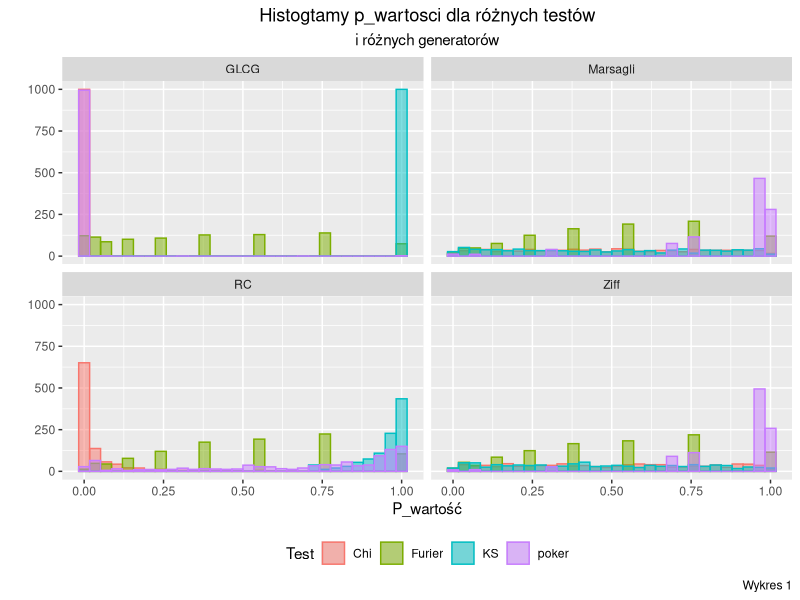
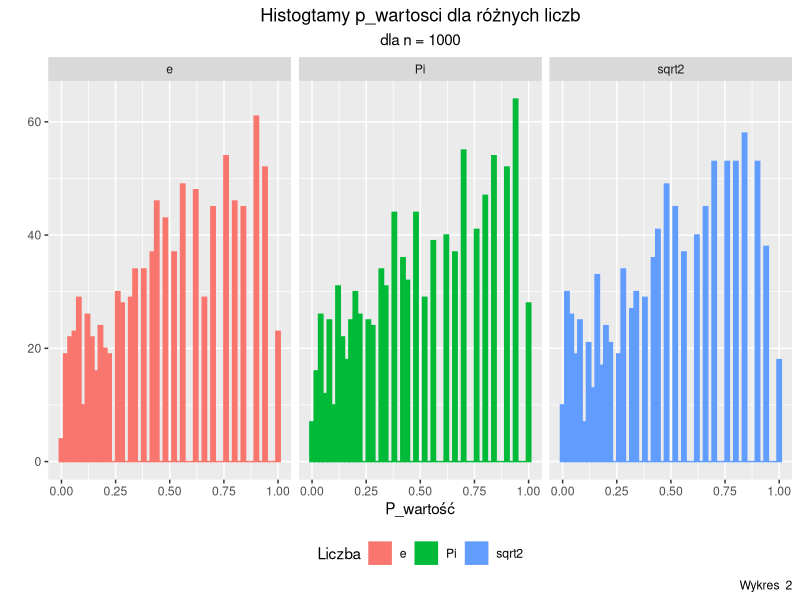
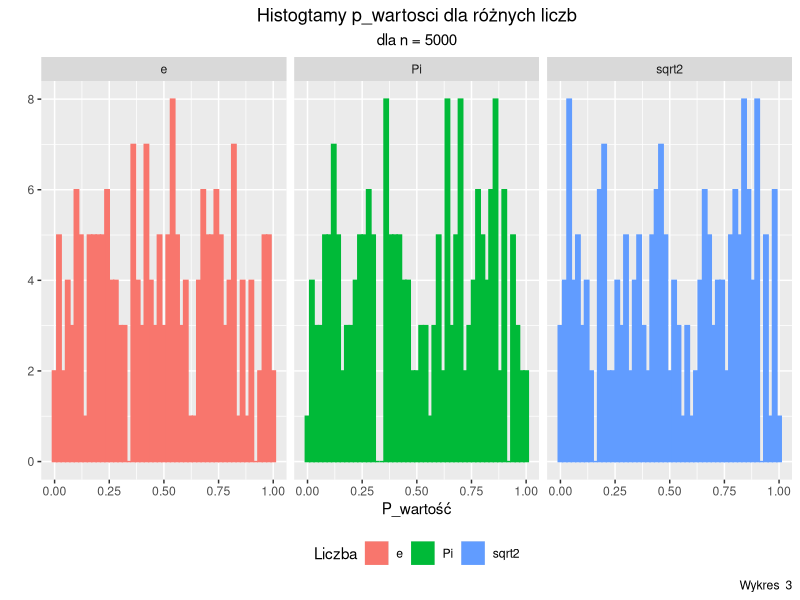

Here is the R script that generated these plots, in order:
## ---- chunk 1
setwd("C:/Users/jaako/Desktop/studia/Monte Carlo/MC_sim_proj1")
library(ggplot2)
library(kableExtra)

second_level_p_value<-function(p_val){
  n<-length(p_val)
  parts<-seq(0,1,0.1)
  R<-replicate(10,0.1*n)
  ilosc_w_przedzialach<-sapply(1:10, function(i){
    sum(p_val>=parts[i]&p_val<parts[i+1])
  })
  1-pchisq(sum((ilosc_w_przedzialach-R)^2/R),9)
}



dane<-read.csv('wyniki_zad1.csv',header = T)

dane$P.value<-as.numeric(dane$P.value)
dane$n<-as.numeric(dane$n)


## ---- chunk 2
narysuj_zad_2<-function(dane2,l){
  dane2$P.value <-as.numeric(dane2$P.value)
  dane2$n <-as.numeric(dane2$n)
  n <-dane2$n[1]
  
  p<-ggplot(dane2,aes(x   = P.value,fill = Liczba,col = Liczba))+
    geom_histogram(position = "identity",binwidth = 0.02)+facet_wrap(~Liczba)+
    theme(legend.position = "bottom",plot.title = element_text(hjust = 0.5),
          plot.subtitle = element_text(hjust = 0.5))+ 
    labs(title = "Histogtamy p_wartosci dla różnych liczb",
         subtitle = paste("dla n =",n),
         x="P_wartość",y="")+
           labs(caption = paste("Wykres ",l))
  
  p_val<-data.frame(matrix(ncol = 3,nrow = 1))
  colnames(p_val)<-c("Pi","e","sqrt2")
  p_val[1]<-second_level_p_value(subset(dane2,dane2$Liczba =="Pi")$P.value)
  p_val[2]<-second_level_p_value(subset(dane2,dane2$Liczba =="e")$P.value)
  p_val[3]<-second_level_p_value(subset(dane2,dane2$Liczba =="sqrt2")$P.value)
  print(p)
  
  return(p_val)
}
## ---- chunk 3


p_values_second<-data.frame(matrix(ncol = 4, nrow = 4))

p_values_second[1,1]<-second_level_p_value(subset(dane,dane$Test=="KS"&
                                                    dane$Generator=="GLCG")$P.value)
p_values_second[2,1]<-second_level_p_value(subset(dane,dane$Test=="Chi"&
                                                    dane$Generator=="GLCG")$P.value)
p_values_second[3,1]<-second_level_p_value(subset(dane,dane$Test=="poker"&
                                                    dane$Generator=="GLCG")$P.value)
p_values_second[4,1]<-second_level_p_value(subset(dane,dane$Test=="Furier"&
                                                    dane$Generator=="GLCG")$P.value)

p_values_second[1,2]<-second_level_p_value(subset(dane,dane$Test=="KS"&
                                                    dane$Generator=="RC")$P.value)
p_values_second[2,2]<-second_level_p_value(subset(dane,dane$Test=="Chi"&
                                                    dane$Generator=="RC")$P.value)
p_values_second[3,2]<-second_level_p_value(subset(dane,dane$Test=="poker"&
                                                    dane$Generator=="RC")$P.value)
p_values_second[4,2]<-second_level_p_value(subset(dane,dane$Test=="Furier"&
                                                    dane$Generator=="RC")$P.value)

p_values_second[1,3]<-second_level_p_value(subset(dane,dane$Test=="KS"&
                                                    dane$Generator=="Marsagli")$P.value)
p_values_second[2,3]<-second_level_p_value(subset(dane,dane$Test=="Chi"&
                                                    dane$Generator=="Marsagli")$P.value)
p_values_second[3,3]<-second_level_p_value(subset(dane,dane$Test=="poker"&
                                                    dane$Generator=="Marsagli")$P.value)
p_values_second[4,3]<-second_level_p_value(subset(dane,dane$Test=="Furier"&
                                                    dane$Generator=="Marsagli")$P.value)

p_values_second[1,4]<-second_level_p_value(subset(dane,dane$Test=="KS"&
                                                    dane$Generator=="Ziff")$P.value)
p_values_second[2,4]<-second_level_p_value(subset(dane,dane$Test=="Chi"&
                                                    dane$Generator=="Ziff")$P.value)
p_values_second[3,4]<-second_level_p_value(subset(dane,dane$Test=="poker"&
                                                    dane$Generator=="Ziff")$P.value)
p_values_second[4,4]<-second_level_p_value(subset(dane,dane$Test=="Furier"&
                                                    dane$Generator=="Ziff")$P.value)


colnames(p_values_second)<-c("GLCG","RC(32)","Marsagli","Ziff")
rownames(p_values_second)<-c("KS","Chi","Poker","Fourier")

## ---- chunk 4
ggplot(dane,aes(x = P.value,fill = Test,col = Test))+
  geom_histogram(position = "identity",alpha = 0.5)+facet_wrap(~Generator)+
  theme(legend.position = "bottom",plot.title = element_text(hjust = 0.5),
        plot.subtitle = element_text(hjust = 0.5))+ 
  labs(title = "Histogtamy p_wartosci dla różnych testów",
       subtitle = "i różnych generatorów",
       x="P_wartość",y="")+
           labs(caption = "Wykres 1")
## ---- chunk 5
kable(p_values_second)
## ---- chunk 6
dane2<-read.csv('wyniki_zad2_n_1000.csv',header = T)
r1<-narysuj_zad_2(dane2,2)

## ---- chunk 7
kable(r1)
## ---- chunk 8
dane2<-read.csv('wyniki_zad2_n_5000.csv',header = T)
r2<-narysuj_zad_2(dane2,3)

## ---- chunk 9
kable(r2)
## ---- chunk 10
do_zapisywania<-data.frame(matrix(ncol = 3,nrow = 3))
colnames(do_zapisywania)<-c("nazwa pliku","nazwa funkcji","parametry")
rownames(do_zapisywania)<-c("Wykres 1","Wykres 2","Wykres 3")
do_zapisywania[1,]<-c("wyniki_zad1.csv","policz_i_zapisz_wyniki_zad1","n=1000,k=1000")
do_zapisywania[2,]<-c("wyniki_zad2_n_1000.csv","read_numbers_and_save_p_values","n=1000")
do_zapisywania[3,]<-c("wyniki_zad2_n_5000.csv","read_numbers_and_save_p_values","n=5000")
kable(do_zapisywania)
